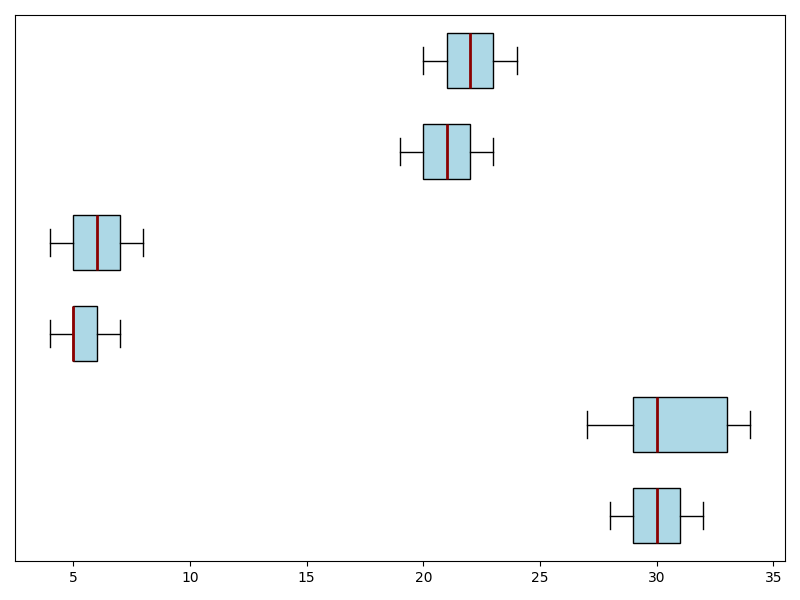

Here is the Python script that generated this plot:
import matplotlib.pyplot as plt
import numpy as np

sparrows_sightings = [30, 28, 32, 31, 29, 27, 33, 34, 30, 29, 30, 31, 32, 28, 29, 34]
hawks_sightings = [5, 6, 7, 4, 5, 6, 7, 8, 5, 4, 6, 7, 8, 5, 5]
robins_sightings = [20, 21, 19, 22, 23, 21, 22, 23, 24, 20, 21, 22, 23, 24, 22, 21]

min_len_cp = min(len(sparrows_sightings[:5]), len(hawks_sightings[:5]), len(robins_sightings[:5]))
min_len_ug = min(len(sparrows_sightings[5:10]), len(hawks_sightings[5:10]), len(robins_sightings[5:10]))

central_park_data = np.array([sparrows_sightings[:min_len_cp], hawks_sightings[:min_len_cp], robins_sightings[:min_len_cp]]).T
urban_gardens_data = np.array([sparrows_sightings[5:5 + min_len_ug], hawks_sightings[5:5 + min_len_ug], robins_sightings[5:5 + min_len_ug]]).T

fig, ax = plt.subplots(figsize=(8, 6))

bplot1 = ax.boxplot(central_park_data, vert=False, patch_artist=True, positions=np.arange(3)*2, widths=0.6)
bplot2 = ax.boxplot(urban_gardens_data, vert=False, patch_artist=True, positions=np.arange(3)*2 + 1, widths=0.6)

consistent_color = 'lightblue'
for bplot in [bplot1, bplot2]:
    for patch in bplot['boxes']:
        patch.set_facecolor(consistent_color)
    for median in bplot['medians']:
        median.set(color='darkred', linewidth=2)

ax.set_yticks([])

plt.tight_layout()
plt.show()
